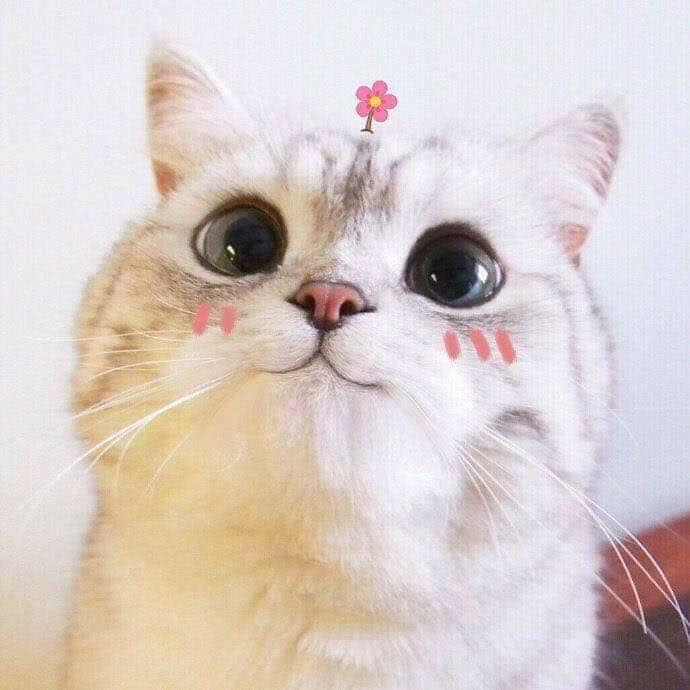
#> input picture cat.jpg, 690 x 690 px
$ python kmeans_o1.py
#> lines starting #> are read from the running program, lines starting #| are printed output that depends on the picture
from memory_profiler import profile
import tracemalloc
import numpy as np
from matplotlib import pyplot as plt
from PIL import Image

def read_img(img_path: str):
#> called with img_path = 'cat.jpg'
	return Image.open(img_path)
#> returned value is the input picture: PIL image 690x690 RGB; mean R, G, B 217.1, 205.2, 201.2

def show_img(img_2d: Image):
	plt.imshow(img_2d)
	plt.axis('off')
	plt.show()

def save_img(img_2d: Image, img_path: str):
	img_2d.save(img_path)

def convert_img_to_1d(img_2d: Image):
	img_np = np.array(img_2d)
	return img_np.reshape(-1, 3)

def generate_2d_img(img_2d_shape, centroids, labels):
	height, width, channels = img_2d_shape
	clusters = centroids[labels]
	return Image.fromarray(clusters.reshape((height, width, channels)).astype(np.uint8))

def count_color(img: Image) -> int:
	img_1d = convert_img_to_1d(img)
	return np.unique(img_1d, axis=0).shape[0]

BATCH_SIZE: int = 10000
EPSILON: float = 1e-5

@profile
def kmeans_o1(img_1d: np.ndarray, k_clusters: int, max_iter: int, init_centroids: str = 'random', batch_size: int = BATCH_SIZE, epsilon: float = EPSILON) -> tuple[np.ndarray, np.ndarray]:
	"""
	K-Means algorithm
	Parameters
	----------
	:param img_1d: np.ndarray with shape=(height * width, num_channels) | Original (1D) image
	:param epsilon: Checking float number
	:param batch_size: Checking batch size for dot multiplication
	k_clusters : int
		Number of clusters
	max_iter : int
		Max iterator
	init_centroids : str, default='random'
		The method used to initialize the centroids for K-means clustering
		'random' --> Centroids are initialized with random values between 0 and 255 for each channel
		'in_pixels' --> A random pixel from the original image is selected as a centroid for each cluster

	Returns
	-------
	centroids : np.ndarray with shape=(k_clusters, num_channels)
		Stores the color centroids for each cluster
	labels : np.ndarray with shape=(height * width, )
		Stores the cluster label for each pixel in the image
	"""
#> called with img_1d = array of shape (476100, 3), k_clusters = 2000, max_iter = 100, init_centroids = 'in_pixels', batch_size = 10000, epsilon = 1e-05
	n_pixels, n_channels = img_1d.shape
#> n_pixels = 476100; n_channels = 3
	img_1d = img_1d.astype(np.float32, copy=False)
	centroids: np.ndarray
	if init_centroids == 'random':
		centroids = np.random.uniform(0, 255, size=(k_clusters, n_channels)).astype(np.float32)
	elif init_centroids == 'in_pixels':
		indices = np.random.choice(n_pixels, size=k_clusters, replace=False)
		centroids = img_1d[indices].astype(np.float32)
#> centroids = 2000 rows, first 8: [224, 213, 217], [225, 198, 151], [232, 230, 241], [243, 238, 242], [199, 176, 142], [127, 146, 163], [238, 236, 237], [241, 240, 248]
	else:
		raise ValueError("Invalid init_centroids value")

	labels = np.zeros(n_pixels, dtype=np.int32)
	# compute distances without creating a bigger matrix: ||x - c||^2 = ||x||^2 + ||c||^2 - 2*x*c
	img_sq = np.sum(img_1d ** 2, axis=1)  # precompute ||x||^2
	cent_sq = np.sum(centroids ** 2, axis=1)  # ||c||^2
#> cent_sq = 2000 values, max 192033 at index 1916, min 926 at index 1179, mean 136201
	for _ in range(max_iter):
		new_labels = np.zeros(n_pixels, dtype=np.int32)
		for start in range(0, n_pixels, batch_size):
			end = min(start + batch_size, n_pixels)
			batch_img = img_1d[start:end]
			batch_img_sq = img_sq[start:end][:, None]

			dot_product = batch_img @ centroids.T
			distances_sq = batch_img_sq + cent_sq[None, :] - 2 * dot_product
			new_labels[start:end] = np.argmin(distances_sq, axis=1)

		# check for label convergence
		if np.array_equal(new_labels, labels):
			break

		labels[:] = new_labels

		sums = np.zeros((k_clusters, n_channels), dtype=np.float32)
		counts = np.bincount(new_labels, minlength=k_clusters)
		np.add.at(sums, new_labels, img_1d)
		# only update valid centroids (only to avoid division by zero)
		valid = counts > 0
		cent_sq[valid] = np.sum(centroids[valid] ** 2, axis=1)
		centroids[valid] = sums[valid] / counts[valid][:, None]

		# check centroid convergence
		if np.all(np.abs(centroids[valid] - sums[valid] / counts[valid][:, None]) < epsilon): # maybe there is a better way to do this? EG: almost equal?
			break
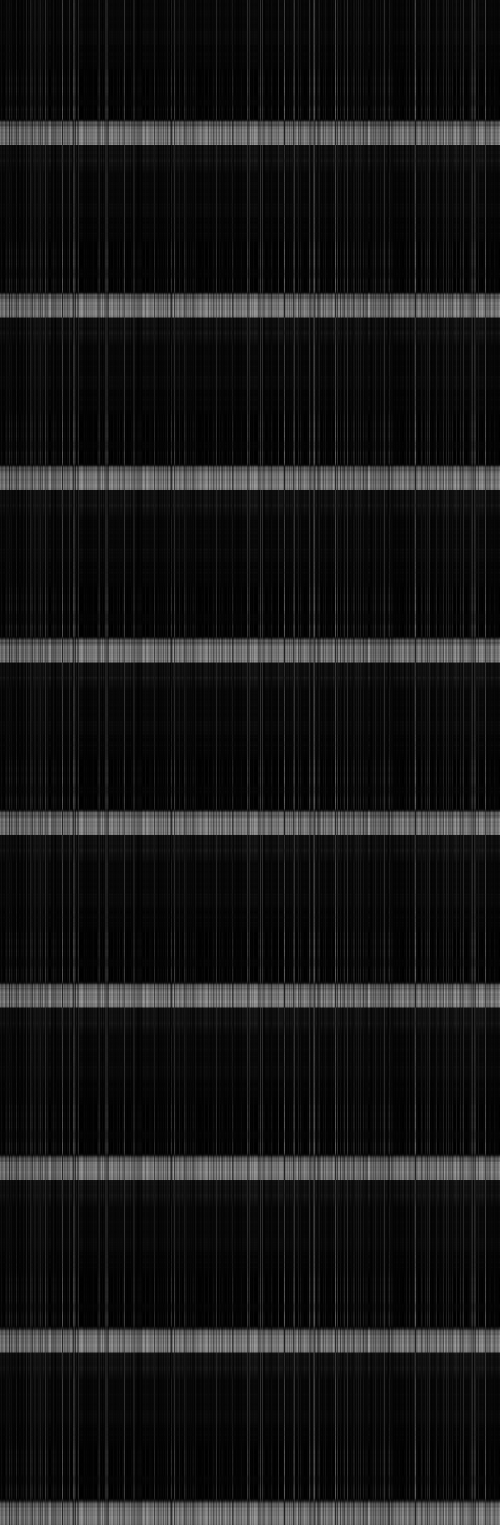
#> distances_sq: shape (6100, 2000) float32 (shown at 1/4 size); min 0, max 148942, mean 13890.9; drawn with min black and max white
#> after the loop, centroids = 2000 rows, first 8: [223.8, 212.7, 216.9], [225.4, 197.7, 151.8], [232, 229.9, 241], [242.8, 237.2, 241.2], [198.8, 175.1, 142.9], [125.1, 141.7, 161.6], [237.3, 236.7, 237], [241.1, 239.7, 248]

	return centroids.astype(np.uint8), labels

tracemalloc.start()
img_path = 'cat.jpg'
img = read_img(img_path)
img_1d = convert_img_to_1d(img)
img_centroids, img_labels = kmeans_o1(img_1d, k_clusters=2000, max_iter=100, init_centroids='in_pixels')
#> img_centroids = 2000 rows, first 8: [223, 212, 216], [225, 197, 151], [232, 229, 241], [242, 237, 241], [198, 175, 142], [125, 141, 161], [237, 236, 237], [241, 239, 248]
compressed_img = generate_2d_img(np.array(img).shape, img_centroids, img_labels)
show_img(compressed_img)
save_img(compressed_img, 'cat_1.png')
current, peak = tracemalloc.get_traced_memory()  # Get current and peak memory usage
tracemalloc.stop()  # Stop tracing memory

print(f"Current memory usage: {current / 10**6:.2f} MB")
print(f"Peak memory usage: {peak / 10**6:.2f} MB")
